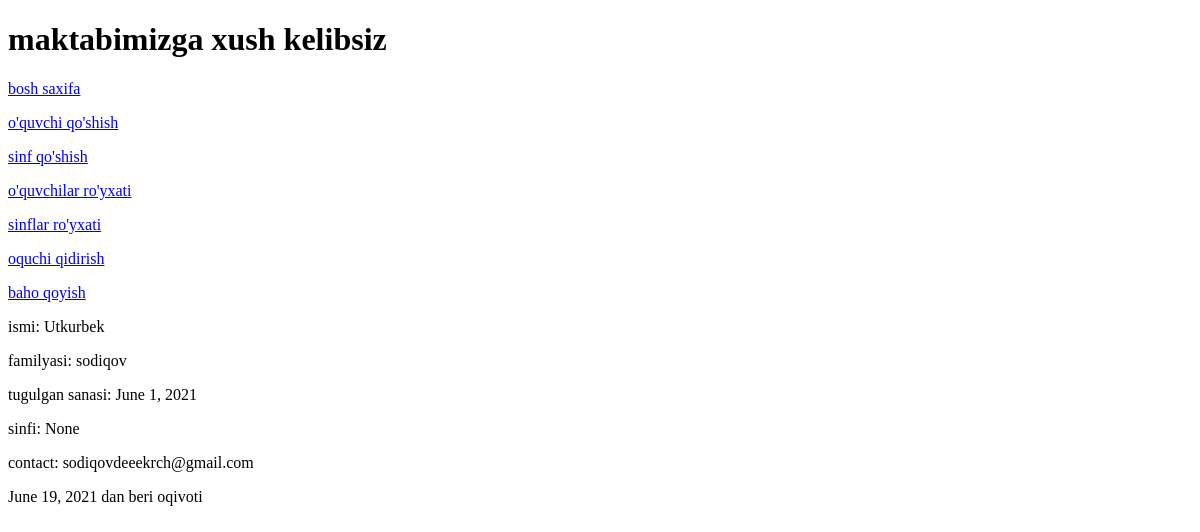
/oquch/2/, run on an earlier commit of the app's database.
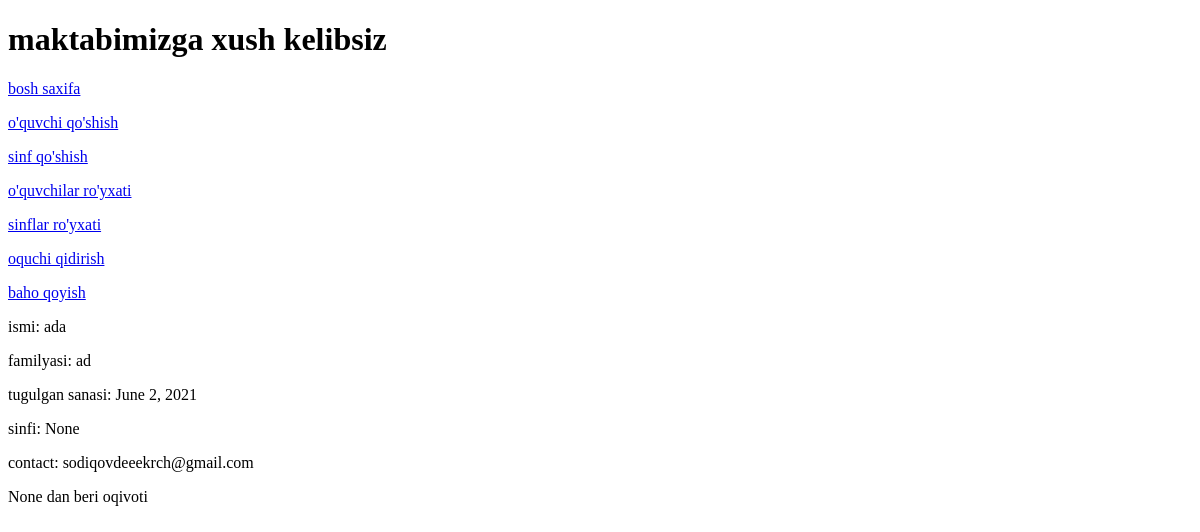
And on a later commit of the database.
### urok/models.py (models this page shows, shortened)
class Pupil(models.Model):
    ism = models.CharField(max_length=50, verbose_name='ism', null=True)
    surname = models.CharField(max_length=50, verbose_name="familya", null=True)
    age = models.DateField(verbose_name="yosh")
    gradue = models.ForeignKey(Classroom, verbose_name='sinfi', on_delete=models.CASCADE, null=True)
    email = models.EmailField(verbose_name='email', null=True)
    time = models.DateField(verbose_name='vaxt', null=True, auto_now_add=True)
    class Meta:
        verbose_name = "o\'quvchi"
        verbose_name_plural = "o\'quvchilar"

### urok/views.py (the view)
# urls.py: path('oquch/<int:pk>/', Oquch.as_view(), name='oquch'),
class Oquch(DetailView):
    model = Pupil
    template_name = 'urok/oquch.html'
    def get_context_data(self, **kwargs):
        context = super().get_context_data(**kwargs)
        context['bahos'] = Baho.objects.all()
        return context

### urok/templates/urok/oquch.html (shortened to what this page needs)
{% extends 'urok/wrapper.html' %}
{% block content %}
<p>ismi: {{ object.ism }}</p>
<p>familyasi: {{ object.surname }}</p>
<p>tugulgan sanasi: {{ object.age }}</p>
<p>sinfi: {{ object.gradue }}</p>
<p>contact: {{ object.email }}</p>
<p>{{ object.time }} dan beri oqivoti</p>
{% endblock %}

What changed in the data, as far as the page shows it:
changed Pupil "None": ism "Utkurbek" → "ada"; surname "sodiqov" → "ad"; age "June 1, 2021" → "June 2, 2021"; time "June 19, 2021" → "None"
